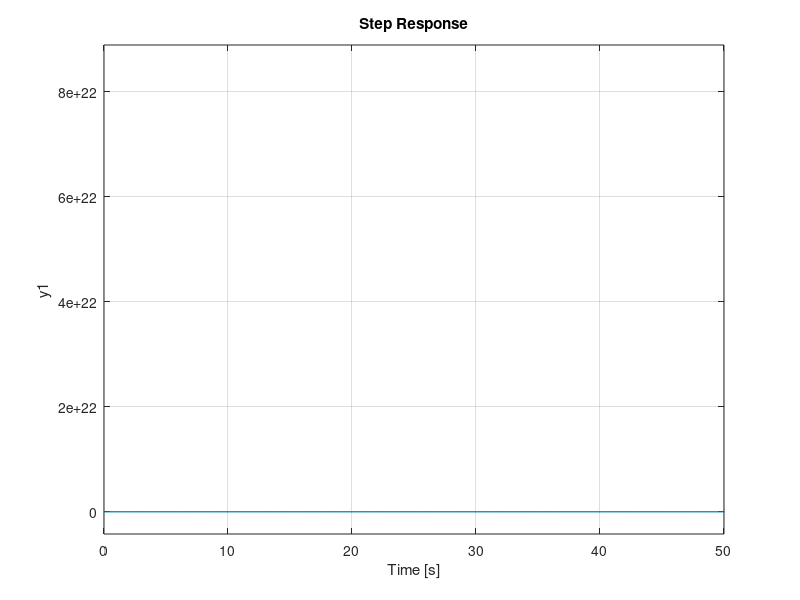

MATLAB code to generate this figure: (Note: this script raises an error after producing the figure.)
% wm = 1/(raiz(a)*T)
% phi_m vem do grafico de fase
% Gc(s)=K*(T*s+1)/(aTs+1)

% 1) obtenha K com base nas condicoes de erro/constante de posicao ou velocidade
% 2) plot Gl=G*K e obtenha (MF, Wg) e (MG, Wf)
% 3) psi= MF_requerida - MF_medida
%    phi = psi+8 (somar entre 5 a 9, padrao = 8°)
% 4) alfa = (1-sen(phi))/(1+sen(phi))
% 5) em wn, |G(wn)|=-20*log10(1/raiz(alfa)), entao, dado o modulo calculado, obtenha
%    wn
% 5) T=1/(sqrt(alfa)*wn)
% 6) Gc(s)=k*(T*s+1)/(aTs+1)
% 7) verificar se requisitos foram atingidos

% Ev <= 0.1     Ev =1/(s+s*k*G(s)), s->0
% 1/(k/(0+2)) <=0.1       -> 1/(k/2)<=0.1 -> 2/k<=0.1 -> 20<=k -> k>=20 

%%
close all;
clear all;

s=tf('s')
G=(60.77*s^3 -36.61*s^2 - 2.804*s - 0.04459)/(s^4 + 1.074*s^3 + 0.1726*s^2 + 0.008238*s + 0.0001661)
%k=0.0335/(s-0.673)
k=20/(s-0.673)
Gl=G*k
margin(Gl)
% MF = 7.37   Wf = 7.77 rad/s
% MG = inf.             Wg = inf.

%%
psi=45-(1.65)
phi=(psi)+9
alfa=(1-sind(phi))/(1+sind(phi))
mdGwn=-20*log10(1/sqrt(alfa))
wn=59.9
T=1/(sqrt(alfa)*wn)

Gc=(T*s+1)/(alfa*T*s+1)
margin(Gc*G)

%%
%Gc=(0.9794*s +20)/(0.005691*s^2 +0.9962*s -0.673)
step(feedback(Gl,1))
hold on
step(feedback(Gl*Gc,1))

%% Discretizacao em Z^-1
tfz = c2d(Gc*k, 1/200)
tfz = filt(tfz.Numerator, tfz.Denominator, 1/200)